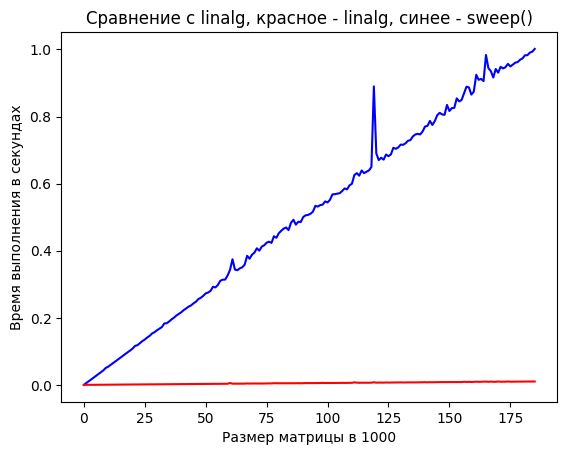

Generate this figure with Python:
import numpy as np
import scipy.linalg as sl
import time
import matplotlib.pyplot as plt

def sweep(a, b, c, f, n):
    alpha = np.array([0.0] * (n + 1))
    beta = np.array([0.0] * (n + 1))
    for i in range(n):
        alpha[i + 1] = -c[i] / (a[i] * alpha[i] + b[i])
        beta[i + 1] = (f[i] - a[i] * beta[i]) / (a[i] * alpha[i] + b[i])
    x = np.array([0.0] * n)
    x[n - 1] = beta[n]
    for i in range(n - 2, -1, -1):
        x[i] = alpha[i + 1] * x[i + 1] + beta[i + 1]
    return x

def matrix(a, b, c, n):
    a_ = np.array([0] + c[:-1].tolist())
    b_ = b
    c_ = np.array(a[1:].tolist() + [0])
    A = np.array([a_, b_, c_])
    return A

def fixed(num, digits):
    return f"{num:.{digits}f}"

i = 0
n = 1000
a = np.zeros(n)
b = np.zeros(n)
c = np.zeros(n)
f = np.zeros(n)

res_sweep = np.zeros(n)
res_linalg = np.zeros(n)
time_sweep = [0.0]
time_linalg = [0.0]

while n <= 200000:
    a = np.random.rand(n)
    b = np.random.rand(n)
    c = np.random.rand(n)
    f = np.random.rand(n)
    A = matrix(a, b, c, n)

    start_time = time.time()
    res_sweep = sweep(a, b, c, f, n)
    time_sweep.append(float(fixed(time.time() - start_time, 10)))

    start_time = time.time()
    res_linalg = sl.solve_banded((1, 1), A, f)
    time_linalg.append(float(fixed(time.time() - start_time, 10)))

    i += 1
    n += 1000
    if time_sweep[i] > 1:
        break

fig = plt.figure()
ax = fig.add_subplot(111)
ax.set(title = 'Сравнение с linalg, красное - linalg, синее - sweep()',
   xlabel = 'Размер матрицы в 1000',
   ylabel = 'Время выполнения в секундах')
ax.plot(time_sweep, color = 'b')
ax.plot(time_linalg, color = 'r')
plt.savefig('sweep.png', bbox_inches='tight')
plt.show()
